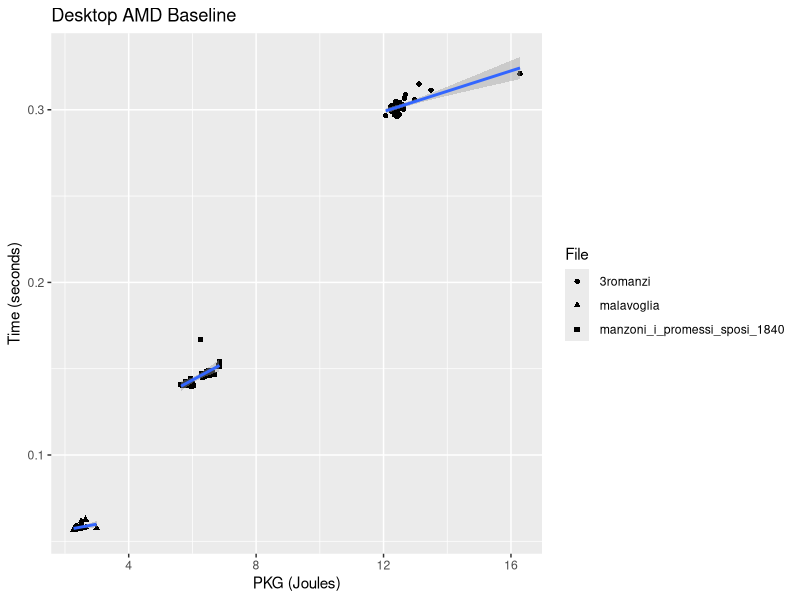
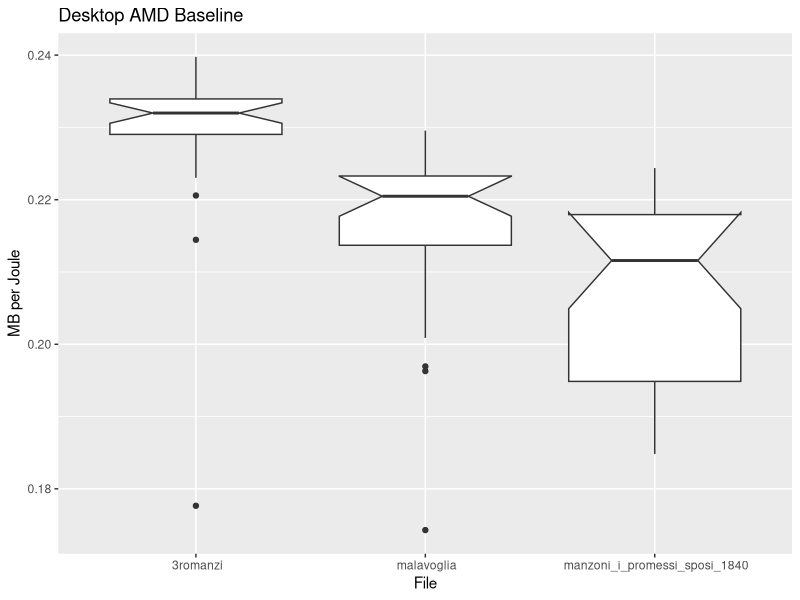
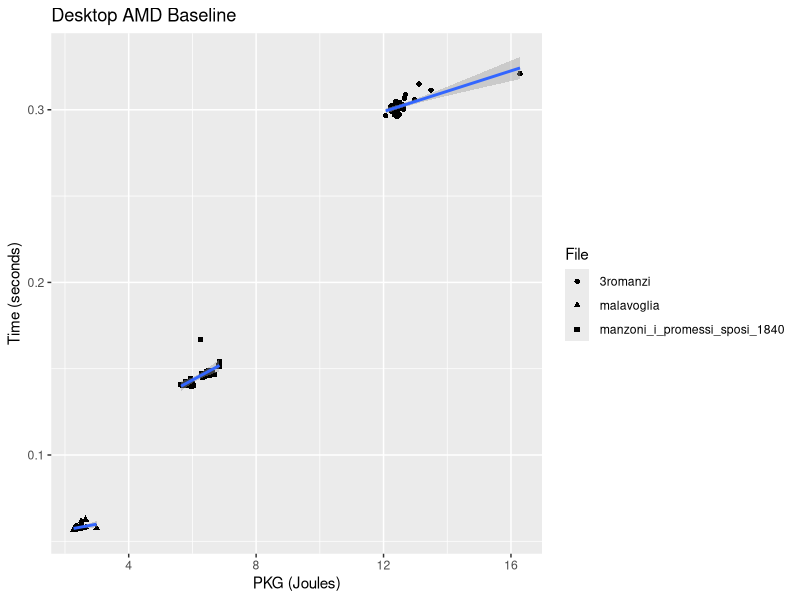
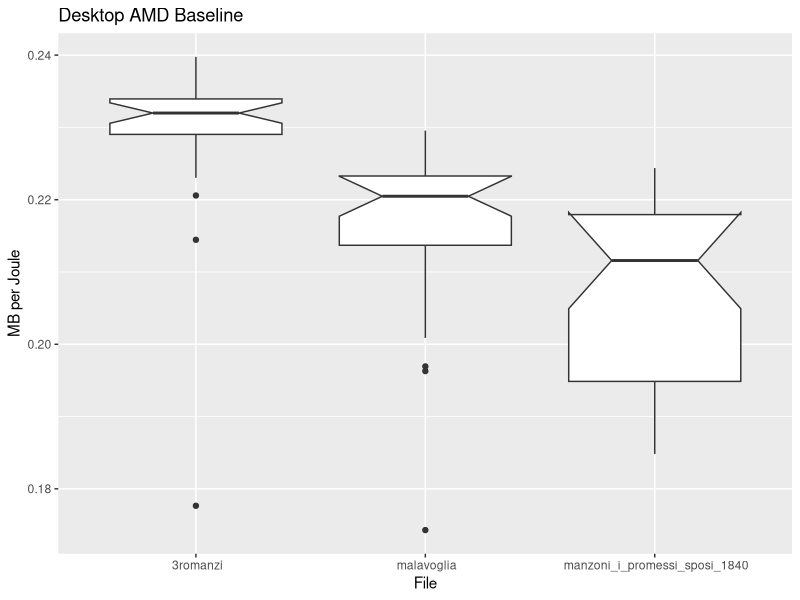

R code for these plots, in order:
library(ggplot2)

amd_desktop_base <- read.csv("../data/test-23-Mar-09-04-38.csv")

ggplot(amd_desktop_base, aes(x=PKG,y=seconds,shape=File))+geom_point()+geom_smooth(method="lm")+labs(title="Desktop AMD Baseline",x="PKG (Joules)",y="Time (seconds)")
ggsave("../../img/time-vs-pkg-amd-libri.png",width=9, height=5)

amd_desktop_base$mb_per_J <- amd_desktop_base$size/ (1024*1024 * amd_desktop_base$PKG )

ggplot(amd_desktop_base, aes(x=File,y=mb_per_J))+geom_boxplot(notch=T)+labs(title="Desktop AMD Baseline",x="File",y="MB per Joule")
ggsave("../../img/mb-per-joule-amd-libri.png",width=9, height=5)
